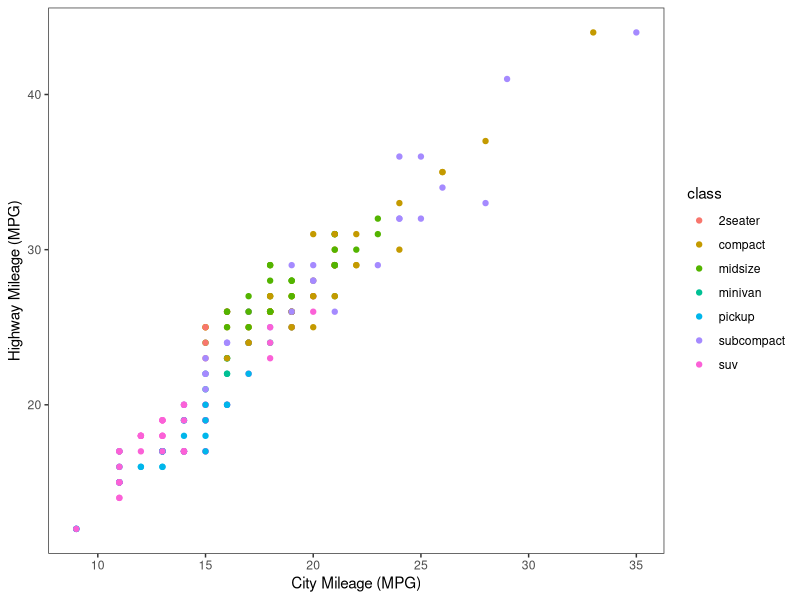
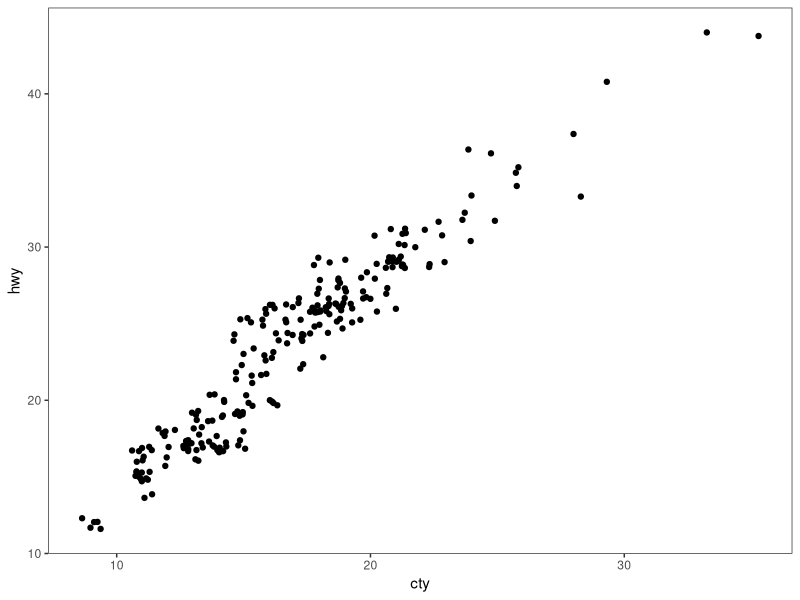
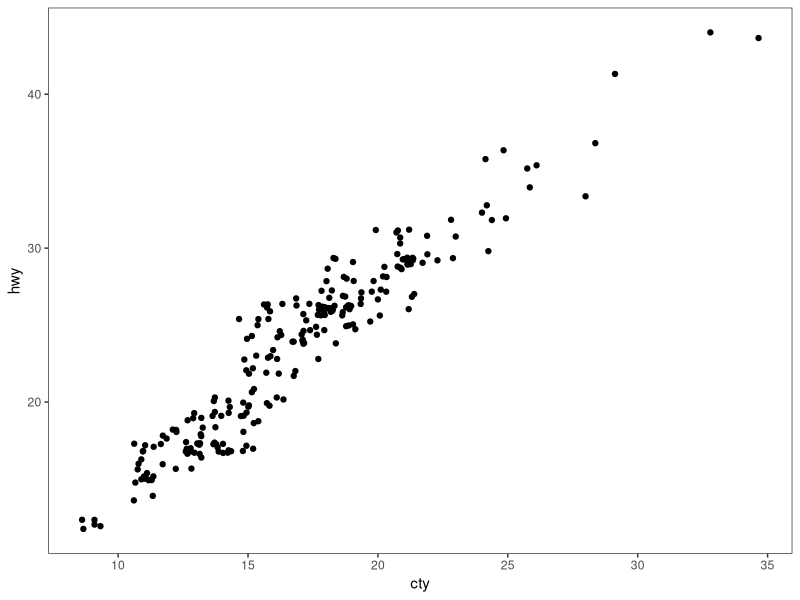
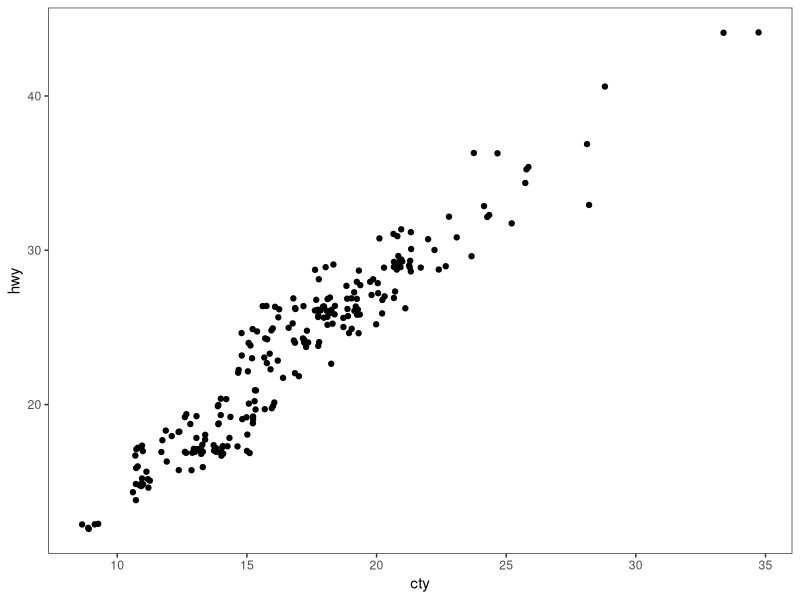

The R source for these figures, in order: (Note: this script raises an error after producing the figures.)
# ---------------------------------------------------------- #
#### MODULE 3: Plot even more data!                       ####               
# ---------------------------------------------------------- #

## OBJECTIVE:
# 1. To develop a "grammar of graphics".
# 2. To become comfortable using ggplot2 for exploratory data visualization.


# ---------------------------------------------------------- #
#### SET UP:                                              ####
# ---------------------------------------------------------- #
# REMINDER: In RStudio, open the Rproject for our course (UNCG_DataWrangling), 
# pull any changes from GitHub, and navigate to the branch you created for 
# yourself (just a single branch for the whole semester) in RStudio's Git tab.
# Open this week's assignment in this new branch to complete and submit on GitHub.
# Ideally, you'll commit your answers a bit at a time as you work through
# this assignment, rather than committing all at once at the end.

# Reminder of some helpful resources for graphing in R:
# ggplot Cookbook: http://www.cookbook-r.com/Graphs/
# Official ggplot2 Book: https://ggplot2-book.org/
# Themes in ggplot2: https://ggplot2-book.org/polishing.html#themes

# In ggplot2, aesthetic means “something you can see”. Each aesthetic is a
# mapping between a visual cue and a variable.
# Examples include:
# position (i.e., on the x and y axes)
# color (“outside” color)
# fill (“inside” color)
# shape (of points)
# line type
# size

# Each type of geometric object (geom) accepts only a subset of all aesthetics.
# Refer to the geom help pages to see what mappings each geom accepts. Aesthetic
# mappings are set with the aes() function.

# TASK: We will be using the ggplot2 package for graphing. Fortunately, ggplot2 
# is nested within the tidyverse package (along with many others).
# Start by writing code to load the tidyverse library.
# HINT: see the end of assignment #1 if you forgot how to load a package.

library(tidyverse)

# TASK: Write code below to set your theme to black and white and both your major
# AND minor gridlines to element_blank for all plots you'll be making today.
# HINT: Check back to last week's assignment section 1.9 for setting themes for
# all plots.

theme_set(theme_bw() +
            theme(panel.grid.major = element_blank(),
                  panel.grid.minor = element_blank()))

# ---------------------------------------------------------- #
#### 1.0 CORRELATION                                      ####
# ---------------------------------------------------------- #

# We learned how to make correlations last week, but it never hurts to get
# more practice! Let's start by using a data set built into ggplot2.
# The mpg dataset looks at the gas efficiency of different cars. Run the following
# code to load the data:
data(mpg, package = "ggplot2")

# TASK: Create a scatterplot (i.e., a dot plot) to relate city and highway mileage.
# Color the points by the class of car (class column) and label the x and y axis 
# to be more informative (City Mileage (MPG) vs Highway Mileage (MPG)).
# HINT: Refer back to last week's assignment or the ggplot help resources if you 
# forget how to make a scatterplot.

ggplot(mpg, aes(x = cty, y = hwy, color = class)) +
  geom_point() +
  xlab("City Mileage (MPG)") +
  ylab("Highway Mileage (MPG)")

# Looks alright, but the graph may be hiding some information...
# QUESTION: How many data points are in the mpg dataframe?

nrow(mpg)
#ANSWER: 234

# QUESTION: Approximately how many dots are in the graph you just made? How does
# that compare to the number of observations in the dataframe?

#ANSWER: There are 78 dots on the graphs. This is 156 less data points that what is in the dataframe.


# Try another correlation-focused geom that addresses this problem by running
# the following code:
ggplot(data=mpg, aes(x=cty, y=hwy)) + 
  geom_jitter()


# QUESTION: What happened when you created the plot with geom_jitter?

#ANSWER: It looks like there are more data points, but it also looks less "organized".

# QUESTION: Run the code to create a plot using geom_jitter a second time. Then run it
# again and again. What happens each time? Why is this happening?

ggplot(data=mpg, aes(x=cty, y=hwy)) + 
  geom_jitter()

ggplot(data=mpg, aes(x=cty, y=hwy)) + 
  geom_jitter()
#ANSWER: the points are shifting each time. geom_jitter() is probably adding a random component to the graph and if you run it multiple times it is randomized each time. 

# TASK: The default in geom_jitter is to jitter (or slightly move) the points away
# from each other in both the x and y directions. Check the help file for geom_jitter
# and write code below to make a graph where you jitter points in only the x-dimension
# by 0.5.
 ?geom_jitter()

ggplot(data=mpg, aes(x=cty, y=hwy)) + 
  geom_jitter(width = 0.5, height = 0) #heigh = 0 to restrict jitter to y axis. 

# ---------------------------------------------------------- #
#### 1.1 DETOUR! COLORS, COLORS, COLORS                   ####
# ---------------------------------------------------------- #

# Our world is so colorful, and our graphs can be too! But we want to be mindful
# of our color choices to not only be beautiful, but also informative and accessible.

# TASK: Create a new dataframe that filters our mpg data down to only information
# for car classes compact, midsize, and suv using an %in% statement. Name your 
# new dataframe mpgSubset.
# HINT: Refer back to the Transform assignment if you want help with %in% (or 
# try googling!)

mpgSubset <- mpg %>% 
  filter(class %in% c('compact', 'midsize', 'suv'))

# ggplot has lots of nice (and some not so nice) built-in color palettes that we 
# can use to fill our bars with color. Try running the following code:
ggplot(data=mpgSubset, aes(x=cty, y=hwy, color=class)) +
  geom_jitter()

# The code above supplies us with ggplot's default color palette, which I find not
# so pleasing. Let's try to change this!

# We can add a statement specifying the scale of colors we would prefer. One way
# to do this is to use other pre-set palettes from ggplot. Run the code below to 
# ask ggplot to use the color brewer's palette called Set 1.
ggplot(data=mpgSubset, aes(x=cty, y=hwy, color=class)) +
  geom_jitter() +
  scale_color_brewer(palette="Set1")

# Alternatively, we could use the "RdBu" palette:
ggplot(data=mpgSubset, aes(x=cty, y=hwy, color=class)) +
  geom_jitter() +
  scale_color_brewer(palette="RdBu")

# QUESTION: Investigate the color brewer's range of palettes at this website: 
# https://r-graph-gallery.com/38-rcolorbrewers-palettes.html
# What do you notice about the colors chosen from each of the palettes that we
# used above? (i.e., does it use the first three colors in the palette? The last
# three? Some other combination?)

#ANSWER:the set 1 palate used the first 3 colors. The RdBu palate used the white which is in the very middle and the two colors on either side of the whit (red and blue)

# We could also pick out EXACTLY which colors we want for our figure. 
# There are 4 main ways to specify colors in R:
### by name
### by number
### by Hex code
### with the rgb() function

# By Name: R allows you to call more than 600 colors by name! Run the following
# code to see a list:
colors()

# We can put in the colors we chose for each variable by adding the 
# scale_color_manual() function to our plot. Try it out by running the following
# code:
ggplot(data=mpgSubset, aes(x=cty, y=hwy, color=class)) +
  geom_jitter() +
  scale_color_manual(values=c('midnightblue', 'cornflowerblue', 'tomato3'))


# You can also chose colors by number, which are assigned in R.

# TASK: Copy and paste the code to make our scatterplot and replace the color names
# with three numbers of your choice (between 1 and 657). How does your new figure look?
# HINT: remember to remove the quotation marks when calling numbers.

ggplot(data=mpgSubset, aes(x=cty, y=hwy, color=class)) +
  geom_jitter() +
  scale_color_manual(values=c(423, 419, 421)) #i thought these were going to be the pinks :(

# QUESTION: How do you think you could figure out which color name belongs to
# each color number?
# HINT: Try creating a dataframe from color() by passing it into the
# as.data.frame() function.

(colors <-as.data.frame((colors())))

#confused bc the numbers match up with the light pinks but the graph came out with blue yellow and green??

# You can also chose colors by Hex code. A Hex color code is a 6-symbol code made
# of up to three 2-symbol elements (6 symbols in length all together). Each of 
# the 2-symbol elements represents a color value in the Red-Green-Blue (RGB) color
# scale from 0 to 255. Hex codes are written with a # in front of them. Let's try
# out calling our colors using hex code.
ggplot(data=mpgSubset, aes(x=cty, y=hwy, color=class)) +
  geom_jitter() +
  scale_color_manual(values=c('#191970', '#6495ED', '#FF6347'))

# There are two great things about hex codes. First, you can call ANY color you 
# want with a hex code. That is, you're not limited to the 657 colors that are
# in ggplot. By specifying the color by hex code, you can pick literally anything!

# TASK: Google the search term "color picker". This should bring up google's color
# picker (in addition to a billion other color picking websites). Use this color
# picker to generate the hex codes for three new colors of your choice. Then copy
# and paste the above code, replacing the hex codes with your color choices.

ggplot(data=mpgSubset, aes(x=cty, y=hwy, color=class)) +
  geom_jitter() +
  scale_color_manual(values=c('#e88bc8', '#de1698', '#6b114c'))

# The second great thing about hex codes is that you can control the transparency
# of your colors. Transparency is set in a hex code by adding two extra symbols
# to the end, which together make up the "alpha" element. Adding 00 to the end 
# of your hex code will make your color completely transparent, while adding FF 
# to the end will make it completely opaque. Any number/letters in-between will 
# result in partial transparency. You can find a complete list of transparencies
# between 0-100% here: https://gist.github.com/lopspower/03fb1cc0ac9f32ef38f4

# TASK: Try out transparency by copying and pasting your graph code below and
# adding the alpha element to the end of each of your hex codes to make your
# first color 0% transparent, your second color 50% transparent, and your third
# color 100% transparent.

ggplot(data=mpgSubset, aes(x=cty, y=hwy, color=class)) +
  geom_jitter() +
  scale_color_manual(values=c('#e88bc800', '#de169850', '#6b114cFF'))

# QUESTION: What happened to the point that you set to 100% transparent?

#ANSWER: they are transparent so you can't see them on the plot.

# Finally, we can set our colors using the rgb() function. This operates very
# similarly to the hex code, where you can pick exactly the color and transparency
# you want. Try it out by running the following code:
ggplot(data=mpgSubset, aes(x=cty, y=hwy, color=class)) +
  geom_jitter() +
  scale_color_manual(values=c(rgb(.10, .10, .44, 1), rgb(.39, .58, .93, 1), rgb(1.0, .39, .28, 1)))

# TASK: Modify the above code to make all of your points 50% transparent.

ggplot(data=mpgSubset, aes(x=cty, y=hwy, color=class)) +
  geom_jitter() +
  scale_color_manual(values=c(rgb(.10, .10, .44, 0.5), rgb(.39, .58, .93, 0.5), rgb(1.0, .39, .28, 0.5)))

# There are so many inventive and artistic people in the world who have expanded
# the offerings for colors in ggplot. Check out some notable ones listed below
# when choosing colors for this assignment.
### Color-blind friendly palettes: https://github.com/JLSteenwyk/ggpubfigs
### Color palettes from vintage National Parks posters: https://github.com/katiejolly/nationalparkcolors
### Color palettes based on Wes Anderson movies: https://github.com/karthik/wesanderson
### Color palettes from famous Dutch paintings: https://github.com/EdwinTh/dutchmasters


# ---------------------------------------------------------- #
#### 1.2 DETOUR! LEGENDS                                  ####
# ---------------------------------------------------------- #

# When you specify colors in your ggplot code, R throws in a bonus legend for free!
# However, this legend is often not as clear or visually appealing as we might 
# prefer. But as with all geometric objects in ggplot, legends can be easily altered.

# Run the following code to create a scatter plot. Feel free to modify the colors
# as you prefer!
ggplot(data=mpgSubset, aes(x=cty, y=hwy, color=class)) +
  geom_jitter()

# QUESTION: Where did ggplot get the legend title and values from?


# We could change the title and values in our legend by altering the dataframe
# we are passing into ggplot. But that seems a bit drastic. Instead, we can 
# lean on the same code that specifies our color picks to alter the legend text.
# Try it out by running the following code:
ggplot(data=mpgSubset, aes(x=cty, y=hwy, color=class)) + 
  geom_jitter() + 
  scale_color_manual(values=c('#FCBA03', '#380754', '#496916'),
                     name='Class of Car', 
                     breaks=c('suv', 'midsize', 'compact'), 
                     labels=c('SUV', 'Midsize', 'Compact'))


# TASK: Label each line of the code above with what it is doing.
# HINT: Check the scale_color_manual help file or ggplot Cookbook for more info.


# IMPORTANT: It is important to pay attention to the order you provide ggplot with 
# your color choices and legend labels! Try running the following code:
ggplot(data=mpgSubset, aes(x=cty, y=hwy, color=class)) + 
  geom_jitter() + 
  scale_color_manual(values=c('#FCBA03', '#380754', '#496916'), 
                     name='Class of Car', 
                     breaks=c('suv', 'midsize', 'compact'), 
                     labels=c('Compact', 'SUV', 'Midsize')) 


# QUESTION: What is wrong with the code above? Why is it so important to be
# careful with the order you pass information into ggplot?


# While changing the legend text and factor order takes place in the scale_color_manual
# step, moving the legend around on the graph page is part of the graph theme. We
# can try this out using the code below:
ggplot(data=mpgSubset, aes(x=cty, y=hwy, color=class)) + 
  geom_jitter() + 
  theme(legend.position='top')


# TASK: Modify the code above to have the legend display along the bottom of
# the figure.


# We can also have the legend located within the area of the graph itself! We can 
# do this by specifying the coordinates for where the legend should go within the
# graph axes. First we set the legend position and then we set the anchoring 
# position by justifying the legend.
### bottom left: 0,0
### bottom right: 1,0
### top left: 0,1
### top right: 1,1

# Try it out by running the following code:
ggplot(data=mpgSubset, aes(x=cty, y=hwy, color=class)) + 
  geom_jitter() + 
  theme(legend.position=c(1,0), legend.justification=c(1,0))

# QUESTION: What happens if you don't include the code for legend justification
# above?


# TASK: Copy and paste the code from above. Modify it to place the legend in the
# upper left part of the graph.


# Finally, we might want to remove the legend altogether! We would do so by
# modifying the theme as well. 

# TASK: Check the ggplot cookbook to find the legends section. Read what it says 
# about removing the legend. Then copy and paste the graph code from above. Modify
# the code to remove the legend.


# ---------------------------------------------------------- #
#### 2.0 DEVIATION                                        ####
# ---------------------------------------------------------- #

# Used to compare variation in values between small number of items (or categories) 
# with respect to a fixed reference.

# Whether the graphical type is a deviation graph or a composition graph (or a 
# ranking graph) may depend on the underlying data structure.

# We used geom_bar() last week with factor data to create a bar graph. But
# geom_bar() is a bit tricky because it can make EITHER a bar graph or a histogram
# depending on the data you give it. The default of geom_bar() is to set stat to 
# count so if you give it just a continuous x value, it will make a histogram. Try
# it with the following code:
ggplot(data=mpg, aes(x=hwy)) + 
  geom_bar()

# In order to have the geom create bars and not a histogram, you must:
# 1) Set stat = identity
# 2) Provide both an x and a y inside the aes(), where x is either a character 
# or factor and y is numeric.

# TASK: Create a dataframe of summary statistics for the mpg data, calculating the
# mean, standard deviation, and standard error for highway mpg grouping by class.
# Name the resulting dataframe highwayMPG and your new variables hwy_mean, hwy_sd,
# and hwy_se.
# HINT: Look back at the Transform assignment if you forget how to summarize the
# data. Also recall, standard error = 1.96*standard deviation.


# TASK: Create a bar graph showing the average highway MPG on the y-axis and 
# car class on the x-axis. Fill the bars by class. Add in error bar caps that are 20%
# the width pf the bars.
# HINT: Don't forget to change stat from the default in your geom_bar() statement!


# ---------------------------------------------------------- #
#### 2.1 DETOUR! COLORS AND LEGENDS, AGAIN                ####
# ---------------------------------------------------------- #

# Recall that some geometric elements require fills instead of (or sometimes in
# addition to) colors.

# TASK: Create a bar graph with the mpg summary stats with the following parameters:
# (1) Black bar outline
# (2) Bars filled with the color brewer palette "Dark2" using the scale_fill_manual
#     statement
# (3) No legend
# (4) Informative x- and y-axis labels. 

# HINT: Carefully consider whether your color and/or fill should go within an aes() 
# statement, the scale_fill_manual or scale_color_manual statements, or neither.
# If in doubt, try a bunch of ways until it looks how we want it. And consult 
# your helpful ggplot resources on the web.


# ---------------------------------------------------------- #
#### 2.2 DETOUR! AXIS MODIFICATIONS                       ####
# ---------------------------------------------------------- #

# Run the following code, feeling free to modify colors as you prefer:
ggplot(data=highwayMPG, aes(x=class, y=hwy_mean, fill=class)) +
  geom_bar(stat='identity') 

# QUESTION: Where is ggplot getting the x-axis tick labels from?


# Often our tick labels are not the best. We can modify them to be more informative
# or visually appealing by directly modifying the dataframe, but again this feels
# a bit extreme. Instead, we can directly modify the scale of the axis. For axes
# that deal with categories, we are setting the discrete scale. Try it out by
# running the following code:
ggplot(data=highwayMPG, aes(x=class, y=hwy_mean, fill=class)) +
  geom_bar(stat='identity') +
  scale_x_discrete(labels=c('sport', 'compact', 'midsize', 'minivan', 'pickup', 'subcompact', 'SUV'))

# We can also change the scale of the continuous axes, including how large they are
# and where the tick marks fall as follows:
ggplot(data=highwayMPG, aes(x=class, y=hwy_mean, fill=class)) +
  geom_bar(stat='identity') +
  scale_y_continuous(breaks=seq(0, 50, 10)) +
  coord_cartesian(ylim=c(0,50))

# QUESTION: Try running the code above without the coord_cartesian() statement. 
# What is surprising about the resulting graph? Based on this result, what do you
# think the coord_cartesian() statement does?


# We can also add a statement into the scale discrete or continuous statements
# to name our axes, rather than putting in a whole separate step of xlab() or ylab().
# Try it out with the following code:
ggplot(data=highwayMPG, aes(x=class, y=hwy_mean, fill=class)) +
  geom_bar(stat='identity') +
  scale_x_discrete(name='Class of Car') +
  scale_y_continuous(name='Mean Highway MPG')


# Finally, we can flip our axes easily in ggplot as follows:
ggplot(data=highwayMPG, aes(x=class, y=hwy_mean, fill=class)) +
  geom_bar(stat='identity') +
  coord_flip()


# TASK: Let's put it all together. Make a graph of the mpg summary stats with the
# following specifications:
# (1) color by class of car using a color scheme of your choice (not the default)
# (2) plot the class of car on the x-axis and the highway MPG on the y axis
# (3) include better names for the x- and y-axis titles
# (4) include better names for the car classes
# (5) set the scale of the highway mpg to run from 0 to 30 with breaks every 5 
# (6) flip your axes
# (7) remove the legend


# ---------------------------------------------------------- #
#### 3.0 RANKING                                          ####
# ---------------------------------------------------------- #
# Used to compare the position or performance of multiple items with respect to 
# each other. Actual values matters somewhat less than the ranking.

# TASK: Create a dataframe of summary statistics for the mpg data, calculating the
# mean, standard deviation, and standard error for CITY mpg grouping by class.
# Name the resulting dataframe cityMPG and your new variables city_mean, city_sd,
# and city_se.
# HINT: Look back at the Transform assignment if you forget how to summarize the
# data. Also, standard error = 1.96*standard deviation.


# Now we want to plot our data in order from smallest to largest city MPG to get
# a ranking. To do so, we need to use the reorder() function to rearrange the data
# going into our x-axis.
ggplot(cityMPG, aes(x=reorder(class, city_mean), y=city_mean)) + 
  geom_bar(stat="identity")

# TASK: Recreate the above ranking figure to include the following:
# (1) class of car on the x-axis with informative axis and tick labels
# (2) MPG ordered from highest to lowest (hint: try google if you're unsure)
# (3) bars with dary grey outlines and filled by class with your favorite color scheme
# (4) error bars with end caps 30% the width of the bars
# (5) y-axis from 0 to 30 with tick marks every 5
# (6) no legend.


# ---------------------------------------------------------- #
#### 4.0 DISTRIBUTION                                     ####
# ---------------------------------------------------------- #
# When you have lots and lots of data points and want to study where and how the
# data points are distributed.

# Histograms can be accomplished with either geom_bar() or geom_histogram()
ggplot(mpg, aes(hwy)) + 
  geom_histogram()

# TASK: Recreate the graph above, but using geom_bar() instead


# TASK: Try making a histogram with the categorical variable 'manufacturer'.
# What error message do you get?


# QUESTION: What happens when you follow the advice of the error message and 
# make stat='count'?
ggplot(mpg, aes(manufacturer)) + 
  geom_histogram(stat="count")


# TASK: Make a boxplot comparing the distribution of cty (city mileage) for
# each class of car.
# HINT: Look back to last week if you forget how to make a boxplot.


# We can also make a different type of distribution, a violin plot using the 
# geom_violin statement as follows:
ggplot(mpg, aes(x=class, y=cty)) + 
  geom_violin()

# QUESTION: What does a violin plot show? Check google if you're unsure.


# ---------------------------------------------------------- #
#### 5.0 COMPOSITION                                      ####
# ---------------------------------------------------------- #
# Bar charts and pie charts are classic ways of showing composition of a dataset.

# TASK: Let's get some data for this task by determining the number of cars from 
# each car manufacturer in our mpg dataframe. We can do this as follows:
manufacturerFreq <- mpg %>% 
  group_by(manufacturer) %>% 
  summarize(frequency=length(manufacturer)) %>% 
  ungroup()

# TASK: Make a bar graph of the number of cars (frequency) by manufacturer using
# the dataframe we created above.


# We can switch the bar chart you created above into a pie chart simply by changing
# the coordinate system through a series of steps as follows:

ggplot(manufacturerFreq, aes(x=manufacturer, y=frequency)) +
  geom_bar(stat="identity") +
  coord_polar()

ggplot(manufacturerFreq, aes(x=manufacturer, y=frequency, fill=manufacturer)) +
  geom_bar(stat="identity") +
  coord_polar()

ggplot(manufacturerFreq, aes(x="", y=frequency, fill=manufacturer)) +
  geom_bar(stat="identity", width=1) +
  coord_polar()

ggplot(manufacturerFreq, aes(x="", y=frequency, fill=manufacturer)) +
  geom_bar(stat="identity", width=1) +
  coord_polar(theta="y")

ggplot(manufacturerFreq, aes(x="", y=frequency, fill=manufacturer)) +
  geom_bar(stat="identity", width=1) +
  coord_polar(theta="y", start=0) +
  theme_void() +
  theme(legend.title = element_text(size = 12.5), 
        legend.text  = element_text(size = 8.5),
        legend.key.size = unit(.75, "lines"))

# TASK: Annotate the code below to describe what each line does:
ggplot(manufacturerFreq, aes(x="", y=frequency, fill=manufacturer)) +
  geom_bar(stat="identity", width=1) +
  coord_polar(theta="y", start=0) +
  theme_void() +
  theme(legend.title = element_text(size = 12.5), 
        legend.text  = element_text(size = 8.5),
        legend.key.size = unit(.75, "lines"))


# ---------------------------------------------------------- #
#### 6.0 CHANGE                                           ####
# ---------------------------------------------------------- #

# Time series are often best visualized with line graphs. Let's try this out
# with some new data:
data("economics")

# TASK: Use the economics dataset to plot the number of people who are unemployed
# over time (unemploy vs date). Make a scatterplot, then connect the points with 
# lines using geom_line().
# HINT: use ?economics to get more information about this dataset.




# ---------------------------------------------------------- #
#### GROUPS AND MAPS                                      ####
# ---------------------------------------------------------- #

# Let's save these for group project options, this assignment is really long!









# REMEMBER: Save and push your script when you're done with this assignment!
